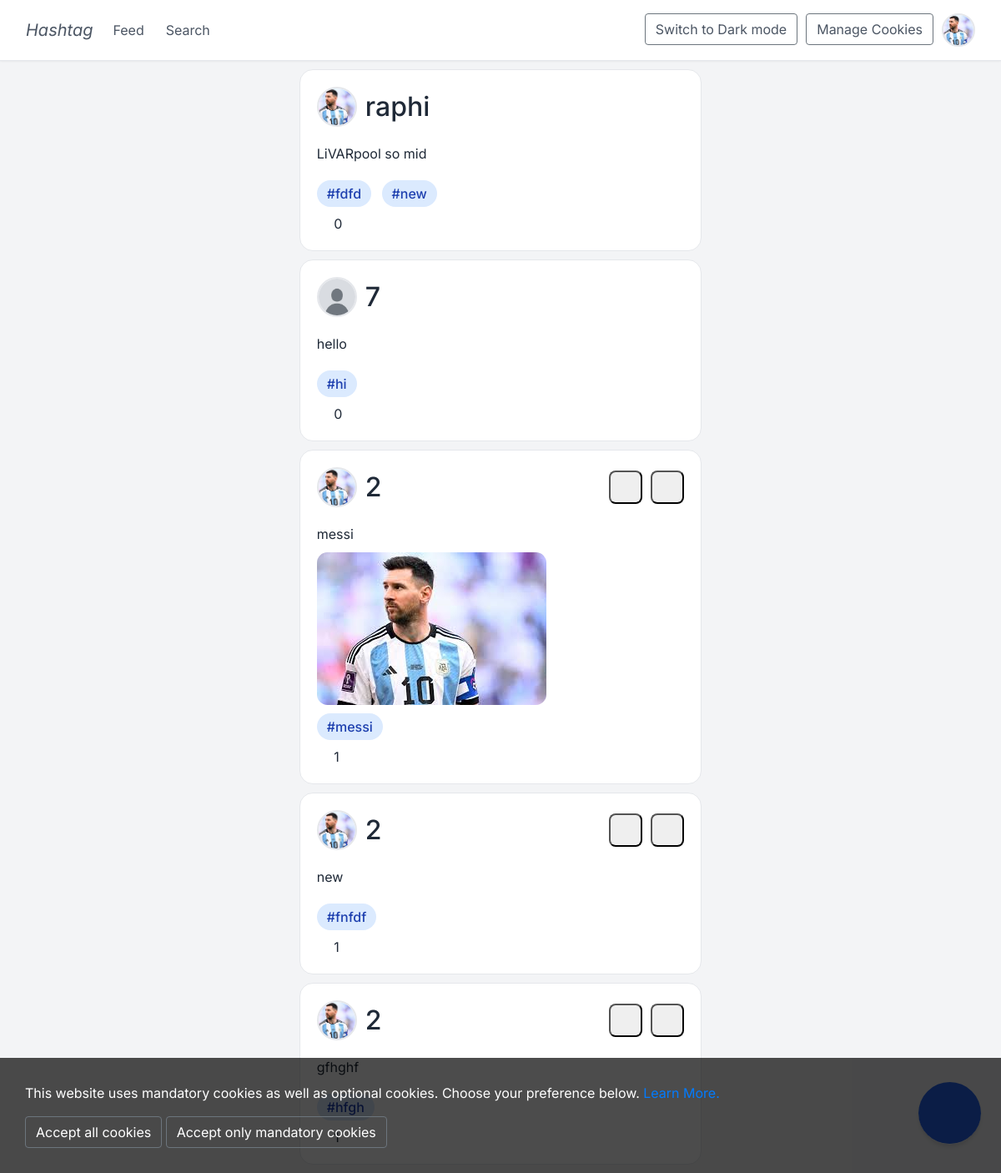
/feed (signed in), run on the app's committed database.
### app/models.py (models this page shows, shortened)
class User(UserMixin, db.Model):
    id = db.Column(db.Integer, primary_key=True)
    username = db.Column(db.String(500), unique = True, nullable=False)
    password = db.Column(db.String(500))
    email = db.Column(db.String(1000))
    date_of_birth = db.Column(db.Date)
    profile_picture = db.Column(db.String(120), nullable = True)
    posts = db.relationship('Posts', back_populates='user')
    likes = db.relationship('Likes', backref='user', lazy='dynamic')
    comments = db.relationship('Comments', backref='user', lazy='dynamic')
    followers = db.relationship('Followers', foreign_keys='Followers.follower_id', backref='followed_by', lazy='dynamic')
    following = db.relationship('Followers', foreign_keys='Followers.following_id', backref='following', lazy='dynamic')

class Posts(db.Model):
    post_id = db.Column(db.Integer, primary_key=True)
    content = db.Column(db.String(1000), nullable=False)
    user_id = db.Column(db.Integer, db.ForeignKey('user.id'))
    image = db.Column(db.String(120), nullable = True)
    timestamp = db.Column(db.DateTime, index=True, default=db.func.now())
    upvotes = db.Column(db.Integer, default=0)
    likes = db.relationship('Likes', backref='posts', lazy='dynamic')
    comments = db.relationship('Comments', backref='posts', lazy='dynamic')
    user = db.relationship('User', back_populates='posts')
    hashtags = db.relationship('Hashtags', secondary='post_hashtag', back_populates='posts')

class Hashtags(db.Model):
    id = db.Column(db.Integer, primary_key=True)
    name = db.Column(db.String(100), nullable=False, unique=True)
    posts = db.relationship('Posts', secondary='post_hashtag', back_populates='hashtags')

### app/views.py (the view)
@app.route('/feed', methods=['GET','POST'])
@login_required
def feed():
    user_posts = models.Posts.query.join(models.User, models.Posts.user_id == models.User.id).join(models.PostHashtag, models.Posts.post_id == models.PostHashtag.post_id).join(models.Hashtags, models.PostHashtag.hashtag_id == models.Hashtags.id).order_by(models.Posts.post_id.desc()).all()
    posts_dict = {}
    liked_posts = {}
    for post in user_posts:
        post_id = post.post_id
        if post.post_id not in posts_dict:
            profile_pic = post.user.profile_picture if post.user.profile_picture else 'default.jpg'
            image = post.image if post.image else ''
            posts_dict[post_id] = {'content' : post.content,
                                   'post_id': post.post_id,
                                   'username': post.user.username,
                                   'hashtags': [],
                                   'upvotes': post.upvotes,
                                   'user_id': post.user_id,
                                   'profile_picture': profile_pic,
                                   'image': image}
        for hashtag in post.hashtags:
            posts_dict[post_id]['hashtags'].append(hashtag.name)
        existing_like = models.Likes.query.filter_by(user_id=current_user.id, post_id=post_id).first()
        if existing_like:
            print("FOR POST :", post_id, "EXISTING LIKE: TRUE")
        liked_posts[post_id] = bool(existing_like)
    theme = request.cookies.get('theme')
    return render_template('feed.html', theme=theme, posts=posts_dict, liked_posts = liked_posts, user_id=current_user.id)

### app/__init__.py (called while the page is built)
@login_manager.user_loader
def load_user(user_id):
    return User.query.get(int(user_id))  # Use query.get() to fetch the user

### app/templates/feed.html (shortened to what this page needs)
{% extends "base.html" %}
{% block content %}
<div class="new-main">
    <div class="main-content">
        {% include "posts_template.html" %}
    </div>
</div>
<div class="post">
    <a class='register-link' href="/post"><i class="fa fa-plus" aria-hidden="true"></i></a>
</div>
{% endblock %}

### app/templates/base.html (shortened to what this page needs)
<html lang="en">
    <head>
        <link rel="stylesheet" type="text/css" href="{{ url_for('static', filename='fontawesome-free-5.3.1-web/css/all.css') }}">
        <link rel="stylesheet" href="https://stackpath.bootstrapcdn.com/bootstrap/4.2.1/css/bootstrap.min.css">
        <link rel="stylesheet" href="{{ url_for('static', filename='styles.css') }}">
    </head>
    <body>
        <nav class="navbar navbar-expand-sm fixed-top" role="navigation">
          <div class="container-fluid">
            <a class="navbar-brand" href="/feed">Hashtag</a>
            <div class="collapse navbar-collapse" id="navbarSupportedContent">
              <div class="left-nav-buttons">
                {% if current_user.is_authenticated %}
                <ul class="navbar-nav mr-auto">
                  <li class="nav-item"><a class="nav-link" href="/feed">Feed <span class="sr-only">(current)</span></a></li>
                  <li class="nav-item"><a class="nav-link" href="/search">Search</a></li>
                </ul>
                {% endif %}
              </div>
              <div class="right-nav-buttons">
                <ul class="navbar-nav mr-auto">
                  <li class="nav-item"><button id="theme-toggle" class="btn btn-outline-secondary ml-auto">
                    {% if theme == 'dark' %}
                      Switch to Light mode
                    {% else %}
                      Switch to Dark mode
                    {% endif %}
                    </button></li>
                  <li class="nav-item"><button id="manage-cookies" class="btn btn-outline-secondary ml-auto">Manage Cookies</i></button></li>
                  <li>{% if current_user.is_authenticated %}
                    {% if current_user.profile_picture %}
                      <a href="{{ url_for('profile', user_id=current_user.id) }}"><img src="{{ url_for('static', filename='uploads/' + current_user.profile_picture) }}" alt="Profile Picture" class="profile-img"></a>
                    {% else %}
                      <a href="{{ url_for('profile', user_id=current_user.id) }}"><img src="{{ url_for('static', filename='uploads/default.png') }}" alt="Default Profile Picture" class="profile-img"></a>
                    {% endif %}
                  {% endif %}</li>
                </ul>
              </div>
            </div>
          </div>
        </nav>
        <div class="container-fluid-flash">
          <div class="row">
            <div class="col-lg-3 col-md-2 col-sm-1"></div>
              <div class="col-lg-6 col-md-8 col-sm-10 col-12">
              {% block content %}{% endblock %}
              </div>
          </div>
        </div>
        <div id="cookies">
          <div class="cookie-container">
            <div class="subcontainer">
              <div class="cookies">
                <p>This website uses mandatory cookies as well as optional cookies. Choose your preference below. <a href="https://ico.org.uk/for-the-public/online/cookies/">Learn More.</a></p>
                <button id="all-cookies-btn" class="btn btn-outline-secondary ml-auto">Accept all cookies</button>
                <button id="mandatory-cookies-btn" class="btn btn-outline-secondary ml-auto">Accept only mandatory cookies</button>
              </div>
            </div>
          </div>
        </div>
    </body>
</html>

### app/templates/posts_template.html (shortened to what this page needs)
<div class="row justify-content-center">
    <div class="col-10 col-sm-10 col-md-10 col-lg-10 col-xl-10 col-xxl-7">
        {% if posts|length == 0 %}
                    No posts
        {% else %}
                    {% if not posts %}
                    <div class="bottom-container">
                        <p>No posts found</p>
                    </div>
                    {% else %}
                        <div class="bottom-container">
                            {% for post_id, post_data in posts.items() %}
                                <div class="post-container">
                                    <div class="left-container">
                                        <div class="username-container">
                                            <div class="username-left">
                                                <a href="{{ url_for('profile', user_id=post_data.user_id) }}">
                                                    <img src="{{ url_for('static', filename='uploads/default.jpg') if not post_data.profile_picture else url_for('static', filename='uploads/' + post_data.profile_picture) }}" alt="Profile Picture" class="user-profile-img">
                                                </a>
                                                <h2 class = "username-title">{{ post_data.username }}</h2>
                                            </div>
                                            {% if post_data.user_id == current_user.id %}
                                                <div class="username-right">
                                                    <form action="{{ url_for('edit_post', post_id=post_id) }}" method="POST">
                                                        <button class="right-buttons" id="edit-button" type="submit"><i class="fas fa-edit"></i></button>
                                                    </form>
                                                    <button id="post-open-modal-btn-{{ post_id }}" class="right-buttons" data-post-id="{{ post_id }}" type="submit"><i class="fa fa-trash" aria-hidden="true"></i></button>
                                                </div>
                                            {% endif %}
                                        </div>
                                        <div class="content-container">
                                            {{ post_data.content }}
                                        </div>
                                        {% if post_data.image %}
                                            <div class="image-container">
                                                <img src="{{ url_for('static', filename='uploads/' + post_data.image) }}" alt="Post Image" class="post-img">
                                            </div>
                                        {% endif %}
                                        <div class="hashtag-container">
                                            {% for hashtag in post_data.hashtags %}
                                                <a href="{{ url_for('hashtag_profile', hashtag_name=hashtag) }}">
                                                    <span class="hashtag">#{{ hashtag }}</span>
                                                </a>
                                            {% endfor %}
                                        </div>
                                        <div class="vote-container">
                                            <a class="vote" id="{{ post_id }}">
                                                <i class="{{ 'fas' if liked_posts[post_id] else 'far' }} fa-thumbs-up" id="up"></i>
                                                <span id="sup">{{ post_data.upvotes }}</span>
                                            </a>
                                        </div>
                                    </div>
                                </div>
                            {% endfor %}
                        </div>
                    {% endif %}
                {% endif %}
    </div>
</div>

### app/static/styles.css (style rules this page uses)
* { margin: 0; padding: 0; box-sizing: border-box; }
body { font-family: 'Inter', sans-serif; background-color: #f3f4f6; color: #1f2937; }
img { border-radius: 12.5px; }
.navbar { background-color: white; border-bottom: 1px solid #e5e7eb; padding: 1rem; position: sticky; top: 0; z-index: 50; box-shadow: 0 1px 2px 0 rgba(0, 0, 0, 0.05); }
.collapse { display: flex; justify-content: space-between; }
.right-nav-buttons { gap: 10px; display: flex; justify-content: center; align-items: center; }
.nav-item { margin-right: 10px; }
.navbar a, .navbar button { color: #4b5563; text-decoration: none; transition: color 0.2s; }
.navbar-brand { font-style: italic; }
.profile-img { height: 2.5rem; width: 2.5rem; border-radius: 9999px; object-fit: cover; border: 2px solid #e5e7eb; }
.post-container { position: relative; margin-top: 10px; display: flex; flex-direction: column; width: 100%; justify-content: space-between; padding: 20px; background-color: white; border-radius: 1rem; border: 1px solid #e5e7eb; overflow: hidden; transition: transform 0.2s; margin-bottom: 10px; }
.left-container { width: 100%; }
.username-container { display: flex; justify-content: space-between; margin: -20px -20px 20px -20px; padding: 20px; }
.content-container { margin-bottom: 10px; margin-top: -20px; }
.username-right { display: flex; flex-direction: row; gap: 10px; }
.username-right form { display: inline-block; }
.hashtag { margin-top: 10px; display: inline-flex; align-items: center; padding: 0.25rem 0.75rem; background-color: #dbeafe; color: #1e40af; border-radius: 9999px; font-size: 1rem; font-weight: 500; margin-right: 0.5rem; margin-bottom: 0.5rem; }
.vote { display: inline-flex; align-items: center; gap: 0.5rem; color: #6b7280; transition: color 0.2s; }
.right-buttons { padding: 0.5rem 1rem; display: flex; justify-content: center; align-items: center; width: 40px; height: 40px; color: #1f2937; font-size: 0.875rem; font-weight: 500; border-radius: 0.5rem; transition: color 0.2s; }
.post { position: fixed; bottom: 1.5rem; right: 1.5rem; height: 75px; width: 75px; background-color: #2563eb; color: white; border-radius: 9999px; box-shadow: 0 4px 6px -1px rgba(0, 0, 0, 0.1), 0 2px 4px -1px rgba(0, 0, 0, 0.06); display: flex; justify-content: center; align-items: center; transition: transform 0.2s, background-color 0.2s; }
.post i { color: white; }
.username-container { display: flex; align-items: center; }
.username-left { display: flex; gap: 10px; }
.username-title { display: inline-block; line-height: 1; margin: 0; padding: 0; align-self: center; }
.user-profile-img { height: 3rem; width: 3rem; border-radius: 9999px; object-fit: cover; border: 2px solid #e5e7eb; }
.post, .liked-post { padding: 15px; border-bottom: 1px solid #eee; margin-bottom: 10px; }
#cookies { padding: 30px; width: 100%; position: fixed; bottom: 0; color: white; background-color: rgba(0, 0, 0, 0.7); z-index: 1; }
#all-cookies-btn, #mandatory-cookies-btn { color: white; }
.cookies { min-height: 70px; }

### data on the page
User: profile_picture (picture)
User: profile_picture (picture), username "raphi"
Posts: content "LiVARpool so mid"
Hashtags: name "fdfd"
Hashtags: name "new"
User: profile_picture (placeholder picture)
Posts: content "hello"
Hashtags: name "hi"
Posts: content "messi", image (picture)
Hashtags: name "messi"
Posts: content "new"
Hashtags: name "fnfdf"
Posts: content "gfhghf"
Hashtags: name "hfgh"

### other printed values
{{ post_data.upvotes }} "0" "0" "1" "1" "1"
{{ post_data.username }} "7" "2" "2" "2"
